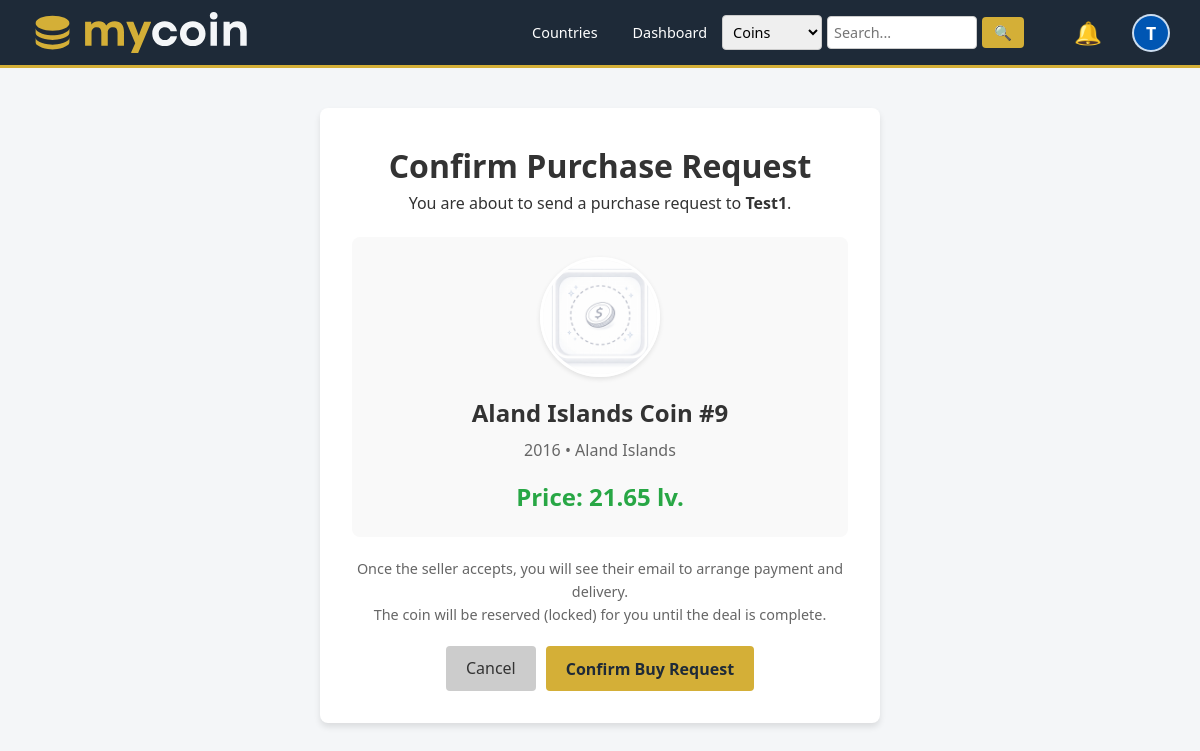
Screenshot of /buy_request.php?coin_id=4 (signed in) with the database file from the repository.
### tables this page shows
CREATE TABLE IF NOT EXISTS users (
    id INT AUTO_INCREMENT PRIMARY KEY,
    username VARCHAR(50) NOT NULL UNIQUE,
    email VARCHAR(100) NOT NULL UNIQUE,
    password VARCHAR(255) NOT NULL,
    
    profile_image VARCHAR(255) DEFAULT NULL,
    bio TEXT DEFAULT NULL,
    location VARCHAR(100) DEFAULT NULL, 
    last_login TIMESTAMP NULL DEFAULT NULL,
    
    is_verified TINYINT(1) DEFAULT 0,
    role ENUM('user', 'admin') DEFAULT 'user',
    created_at TIMESTAMP DEFAULT CURRENT_TIMESTAMP
);

CREATE TABLE IF NOT EXISTS user_coins (
    id INT AUTO_INCREMENT PRIMARY KEY,
    user_id INT NOT NULL,
    catalog_coin_id INT NOT NULL, 
    
    grade VARCHAR(50), 
    status ENUM('collection', 'swap', 'sell', 'wishlist') DEFAULT 'collection',
    
    price DECIMAL(10,2) DEFAULT 0.00,
    purchase_price DECIMAL(10,2) DEFAULT NULL, 
    purchase_date DATE DEFAULT NULL, 
    purchase_location VARCHAR(100) DEFAULT NULL,
    
    is_favorite TINYINT(1) DEFAULT 0,
    
    is_locked TINYINT(1) DEFAULT 0,
    
    private_notes TEXT,
    own_image_front VARCHAR(255),
    own_image_back VARCHAR(255),
    
    added_at TIMESTAMP DEFAULT CURRENT_TIMESTAMP,
    FOREIGN KEY (user_id) REFERENCES users(id) ON DELETE CASCADE,
    FOREIGN KEY (catalog_coin_id) REFERENCES catalog_coins(id) ON DELETE CASCADE
);

CREATE TABLE IF NOT EXISTS catalog_coins (
    id INT AUTO_INCREMENT PRIMARY KEY,
    country_id INT NOT NULL,
    title VARCHAR(255) NOT NULL, 
    denomination VARCHAR(50), 
    year INT,
    period VARCHAR(100),
    material VARCHAR(100),
    description TEXT,
    
    weight DECIMAL(10, 2) DEFAULT NULL,
    diameter DECIMAL(10, 2) DEFAULT NULL, 
    thickness DECIMAL(10, 2) DEFAULT NULL, 
    shape VARCHAR(50) DEFAULT 'Round',
    mintage INT DEFAULT NULL,
    
    catalog_image_front VARCHAR(255),
    catalog_image_back VARCHAR(255),
    
    created_by_user_id INT, 
    is_approved TINYINT(1) DEFAULT 0,
    
    created_at TIMESTAMP DEFAULT CURRENT_TIMESTAMP,
    FOREIGN KEY (country_id) REFERENCES countries(id),
    FOREIGN KEY (created_by_user_id) REFERENCES users(id)
);

CREATE TABLE IF NOT EXISTS countries (
    id INT AUTO_INCREMENT PRIMARY KEY,
    name VARCHAR(100) NOT NULL,
    iso_code_2 VARCHAR(2) NOT NULL,
    iso_code_3 VARCHAR(3) NOT NULL,
    continent ENUM('Africa', 'Antarctica', 'Asia', 'Europe', 'North America', 'Oceania', 'South America', 'Unknown') DEFAULT 'Unknown',
    flag_image VARCHAR(255) DEFAULT NULL,
    
    is_historical TINYINT(1) DEFAULT 0
);

### buy_request.php (the view, shortened to what this page needs)
<?php
require 'config/db.php';
$coin_id = isset($_GET['coin_id']) ? (int)$_GET['coin_id'] : 0;
$stmt = $pdo->prepare("
    SELECT uc.*,
           u.username as seller_name, u.id as seller_id,
           cc.title, cc.denomination, cc.year,
           uc.own_image_front, cc.catalog_image_front,
           c.name as country_name
    FROM user_coins uc
    JOIN users u ON uc.user_id = u.id
    JOIN catalog_coins cc ON uc.catalog_coin_id = cc.id
    JOIN countries c ON cc.country_id = c.id
    WHERE uc.id = ? AND uc.status = 'sell' AND uc.is_locked = 0
");
$stmt->execute([$coin_id]);
$coin = $stmt->fetch();
?>
<!DOCTYPE html>
<html lang="en">
<head>
    <link rel="stylesheet" href="assets/css/styles.css">
</head>
<body>
    <?php include 'includes/navbar.php'; ?>
    <div class="container" style="max-width: 600px; margin-top: 40px;">
        <div class="card" style="text-align: center;">
            <h1 style="margin-top: 0;">Confirm Purchase Request</h1>
            <p>You are about to send a purchase request to <strong><?php echo htmlspecialchars($coin['seller_name']); ?></strong>.</p>
            <div style="background: #f9f9f9; padding: 20px; border-radius: 8px; margin: 20px 0;">
                <?php
                    $img = $coin['own_image_front'] ?: $coin['catalog_image_front'] ?: 'assets/images/no-coin.png';
                ?>
                <img src="<?php echo htmlspecialchars($img); ?>" style="width: 120px; height: 120px; object-fit: cover; border-radius: 50%; border: 3px solid white; box-shadow: 0 2px 5px rgba(0,0,0,0.1);">
                <h2 style="margin: 10px 0 5px 0;"><?php echo htmlspecialchars($coin['title']); ?></h2>
                <div style="color: #666;"><?php echo $coin['year']; ?> • <?php echo htmlspecialchars($coin['country_name']); ?></div>
                <div style="font-size: 1.5rem; color: #28a745; font-weight: bold; margin-top: 15px;">
                    Price: <?php echo number_format($coin['price'], 2); ?> lv.
                </div>
            </div>
            <p style="font-size: 0.9rem; color: #666; margin-bottom: 20px;">
                Once the seller accepts, you will see their email to arrange payment and delivery.<br>
                The coin will be reserved (locked) for you until the deal is complete.
            </p>
            <form action="actions/create_trade.php" method="POST">
                <div style="display: flex; gap: 10px; justify-content: center;">
                    <a href="catalog_coin.php?id=<?php echo $coin['catalog_coin_id']; ?>" class="btn" style="background: #ccc; color: #333;">Cancel</a>
                    <button type="submit" class="btn btn-accent">Confirm Buy Request</button>
                </div>
            </form>
        </div>
    </div>
</body>
</html>

### includes/navbar.php (shortened to what this page needs)
<nav class="navbar" style="padding: 10px 0; background-color: var(--primary-color);">
    <div style="width: 100%; padding: 0 30px; display: flex; justify-content: space-between; align-items: center; box-sizing: border-box;">
        <a href="index.php" class="navbar-brand" style="display: flex; align-items: center; gap: 12px; text-decoration: none; color: white; font-size: 1.4rem; font-weight: bold;">
            <?php
                $logoPath = file_exists('Logo/logo.svg') ? 'Logo/logo.svg' : '../Logo/logo.svg';
            ?>
            <img src="<?php echo $logoPath; ?>" alt="Coin Collector Logo" style="height: 45px; width: auto;">
        </a>
        <div class="nav-links" style="display: flex; align-items: center; gap: 15px;">
            <?php if (isset($_SESSION['user_id'])): ?>
                <a href="countries.php" style="color: white; text-decoration: none;">Countries</a>
                <a href="index.php" style="color: white; text-decoration: none;">Dashboard</a>
                <?php
                    $searchType = isset($_GET['type']) ? $_GET['type'] : 'coins';
                    $searchQuery = isset($_GET['q']) ? htmlspecialchars($_GET['q']) : '';
                ?>
                <form action="search_results.php" method="GET" style="display: inline-flex; align-items: center; gap: 5px; margin-right: 15px;">
                    <select name="type" style="padding: 6px; border-radius: 4px; border: 1px solid #ccc; font-size: 0.9rem;">
                        <option value="coins" <?php echo ($searchType == 'coins') ? 'selected' : ''; ?>>Coins</option>
                    </select>
                    <input type="text" name="q" value="<?php echo $searchQuery; ?>" placeholder="Search..." required
                           style="padding: 6px; border-radius: 4px; border: 1px solid #ccc; font-size: 0.9rem; width: 150px;">
                    <button type="submit" class="btn" style="padding: 6px 12px; font-size: 0.9rem; background: var(--accent-color); color: white; border: none; cursor: pointer;">&#128269;</button>
                </form>
                <?php
                    if (isset($pdo)) {
                        $stmtNotif = $pdo->prepare("SELECT COUNT(*) FROM trades WHERE receiver_id = ? AND status = 'pending'");
                        $stmtNotif->execute([$_SESSION['user_id']]);
                        $pending_count = $stmtNotif->fetchColumn();
                    } else {
                        $pending_count = 0;
                    }
                ?>
                <a href="my_trades.php" style="position: relative; text-decoration: none; margin-right: 10px; display: flex; align-items: center;" title="Trade Notifications">
                    <span style="font-size: 1.4rem; color: white;">&#128276;</span> <?php if ($pending_count > 0): ?>
                        <span style="
                            position: absolute;
                            top: -5px;
                            right: -5px;
                            background-color: #dc3545;
                            color: white;
                            border-radius: 50%;
                            padding: 2px 5px;
                            font-size: 0.7rem;
                            font-weight: bold;
                            border: 1px solid var(--primary-color);
                            line-height: 1;
                            min-width: 15px;
                            text-align: center;
                        ">
                            <?php echo $pending_count; ?>
                        </span>
                    <?php endif; ?>
                </a>
                <?php
                    if (isset($pdo)) {
                        $stmtNav = $pdo->prepare("SELECT profile_image, username FROM users WHERE id = ?");
                        $stmtNav->execute([$_SESSION['user_id']]);
                        $navUser = $stmtNav->fetch();
                    } else {
                        $navUser = ['username' => $_SESSION['username'], 'profile_image' => null];
                    }
                    $avatarUrl = '';
                    $hasAvatar = false;
                    $initial = strtoupper(substr($navUser['username'], 0, 1));
                ?>
                <div class="user-menu" style="margin-left: 5px; position: relative; display: inline-block;">
                    <button class="settings-btn" style="background: none; border: none; padding: 0; cursor: pointer; display: flex; align-items: center;">
                        <?php if ($hasAvatar): ?>
                            <img src="<?php echo htmlspecialchars($avatarUrl); ?>" alt="Profile"
                                 style="width: 38px; height: 38px; border-radius: 50%; object-fit: cover; border: 2px solid rgba(255,255,255,0.8);">
                        <?php else: ?>
                            <div style="width: 38px; height: 38px; border-radius: 50%; background: #0056b3; color: white;
                                        display: flex; align-items: center; justify-content: center; font-weight: bold; font-size: 1.1rem;
                                        border: 2px solid rgba(255,255,255,0.8); text-transform: uppercase;">
                                <?php echo $initial; ?>
                            </div>
                        <?php endif; ?>
                    </button>
                </div>
            <?php endif; ?>
        </div>
    </div>
</nav>

### assets/css/styles.css (style rules this page uses)
:root { --primary-color: #1e2a38; --accent-color: #d4af37; --bg-color: #f4f6f8; --white: #ffffff; --text-color: #333333; --text-light: #8898aa; --danger: #e74c3c; }
* { box-sizing: border-box; margin: 0; padding: 0; font-family: "Segoe UI", Tahoma, Geneva, Verdana, sans-serif; }
body { background-color: var(--bg-color); color: var(--text-color); line-height: 1.6; }
.navbar { background-color: var(--primary-color); padding: 1rem 2rem; display: flex; justify-content: space-between; align-items: center; color: var(--white); border-bottom: 3px solid var(--accent-color); }
.nav-links a { color: var(--white); text-decoration: none; margin-left: 20px; font-size: 0.9rem; transition: color 0.3s; }
.container { max-width: 1200px; margin: 2rem auto; padding: 0 20px; }
.card { background: var(--white); border-radius: 8px; box-shadow: 0 4px 6px rgba(0, 0, 0, 0.1); padding: 2rem; margin-bottom: 1rem; }
.btn { display: inline-block; padding: 10px 20px; background-color: var(--primary-color); color: var(--white); border: none; border-radius: 4px; cursor: pointer; text-decoration: none; font-size: 1rem; transition: background 0.3s; }
.btn-accent { background-color: var(--accent-color); color: var(--primary-color); font-weight: bold; }
input, select, textarea { width: 100%; padding: 10px; border: 1px solid #ddd; border-radius: 4px; font-size: 1rem; }
.user-menu { position: relative; display: inline-block; margin-left: 15px; }
.settings-btn { background: none; border: none; font-size: 1.5rem; cursor: pointer; color: #555; padding: 5px; transition: transform 0.2s; }

### rows the page displays
users: username "T"
user_coins: user.username "Test1", catalog_coin.title "Aland Islands Coin #9", catalog_coin.year "2016", countries.name "Aland Islands", price "21.65"
